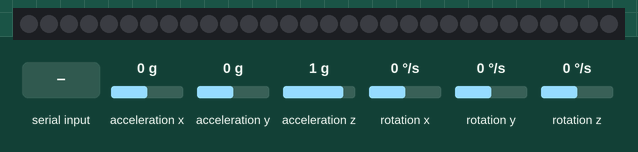
The sketch below on a simulated Arduino Uno, built with avr-gcc and run on an emulated ATmega328P. Shown: 30 RGB LEDs in strip order, left to right. Inputs (shaded band) come from the test bench; at power-on: acceleration x 0 g, acceleration y 0 g, acceleration z 1 g, rotation x 0 °/s, rotation y 0 °/s, rotation z 0 °/s. Dim RGB values are drawn brighter than linear; what the sketch prints to the serial monitor is not drawn.

Above: at 3.2 s.
3.3 s: "SAFE\n" received over Serial
At 3.6 s:
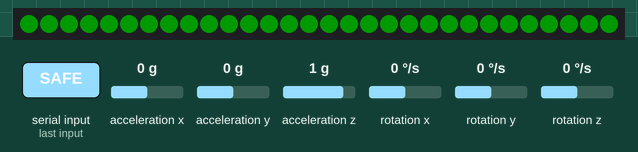
4.8 s: "DANGER\n" received over Serial
At 6.0 s:
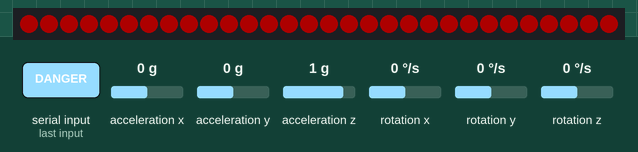
6.3 s: "HELPER\n" received over Serial
At 7.2 s:
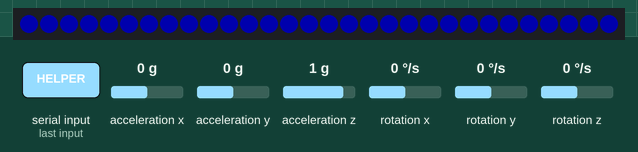
7.8 s: "OFF\n" received over Serial
At 8.3 s:
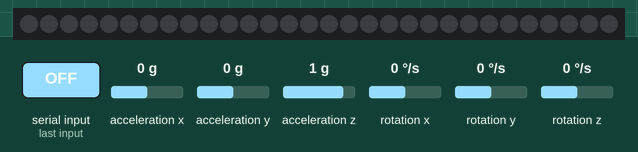
Timing chart, 0 to 10.3 s (numbered marks = the images above; inputs shaded):
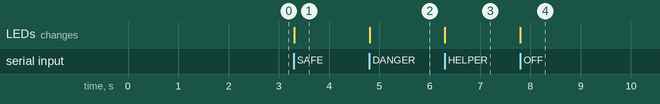

Measured:
- after the input at 3.3 s, the LEDs: change at once (image 1)
- after the input at 4.8 s, the LEDs: change at once (image 2)
- after the input at 6.3 s, the LEDs: change at once (image 3)
- after the input at 7.8 s, the LEDs: change at once (image 4)

The sketch:

nano_imu_led.ino
```cpp
#include <Wire.h>
#include <MPU6050_light.h>
#include <FastLED.h>

MPU6050 mpu(Wire);
unsigned long lastPrint = 0;

#define LED_PIN 3
#define NUM_LEDS 30
#define BRIGHTNESS 50

CRGB leds[NUM_LEDS];
String incomingLine = "";

void showSafe() {
  fill_solid(leds, NUM_LEDS, CRGB::Green);
  FastLED.show();
}

void showDanger() {
  fill_solid(leds, NUM_LEDS, CRGB::Red);
  FastLED.show();
}

void showHelper() {
  fill_solid(leds, NUM_LEDS, CRGB::Blue);
  FastLED.show();
}

void showOff() {
  fill_solid(leds, NUM_LEDS, CRGB::Black);
  FastLED.show();
}

void handleCommand(String cmd) {
  cmd.trim();

  if (cmd == "SAFE") {
    showSafe();
  } else if (cmd == "DANGER") {
    showDanger();
  } else if (cmd == "HELPER") {
    showHelper();
  } else if (cmd == "OFF") {
    showOff();
  }
}

void readSerialCommands() {
  while (Serial.available() > 0) {
    char c = (char)Serial.read();

    if (c == '\n') {
      handleCommand(incomingLine);
      incomingLine = "";
    } else if (c != '\r') {
      incomingLine += c;
    }
  }
}

void setup() {
  Serial.begin(115200);
  Wire.begin();

  FastLED.addLeds<NEOPIXEL, LED_PIN>(leds, NUM_LEDS);
  FastLED.setBrightness(BRIGHTNESS);
  showOff();

  byte status = mpu.begin();
  if (status != 0) {
    while (1)
      ;
  }

  delay(1000);
  mpu.calcOffsets();
}

void loop() {
  mpu.update();
  readSerialCommands();

  if (millis() - lastPrint >= 100) {
    lastPrint = millis();

    Serial.print(mpu.getAccX(), 6);
    Serial.print(",");
    Serial.print(mpu.getAccY(), 6);
    Serial.print(",");
    Serial.print(mpu.getAccZ(), 6);
    Serial.print(",");
    Serial.print(mpu.getGyroX(), 6);
    Serial.print(",");
    Serial.print(mpu.getGyroY(), 6);
    Serial.print(",");
    Serial.print(mpu.getGyroZ(), 6);
    Serial.print(",");
    Serial.print(mpu.getAngleX(), 6);
    Serial.print(",");
    Serial.print(mpu.getAngleY(), 6);
    Serial.print(",");
    Serial.println(mpu.getAngleZ(), 6);
  }
}
```
